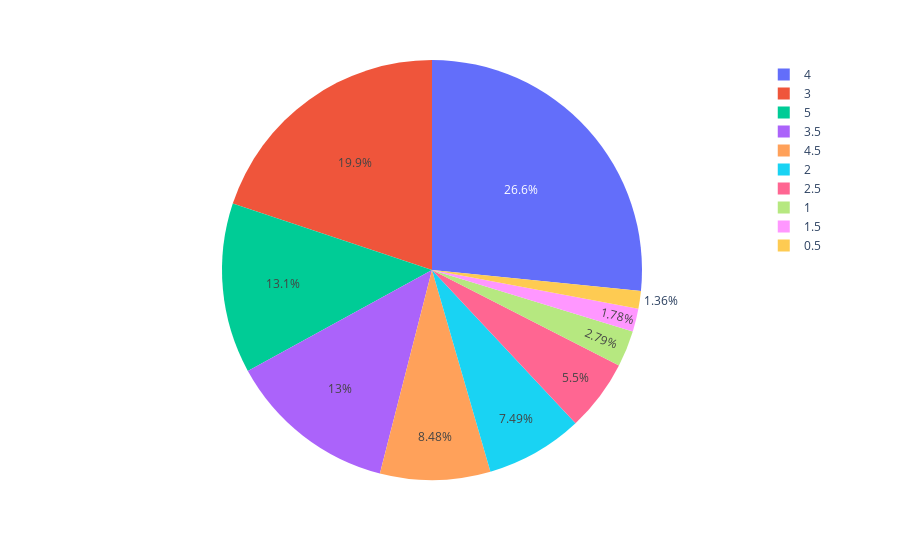

Notebook code cell kept with this figure:
### Code cell
r=data["rating"].value_counts()
r
num=r.index
q=r.values
import plotly.express as px
fig=px.pie(data,values=q,names=num)
fig.show()

### Figure 1 — Plotly figure (JSON) as saved in the notebook; plotly's stock layout.template omitted (floating-point values rounded to 4 significant figures)
{"data": [{"domain": {"x": [0, 1], "y": [0, 1]}, "hovertemplate": "label=%{label}<br>value=%{value}<extra></extra>", "labels": [4, 3, 5, 3.5, 4.5, 2, 2.5, 1, 1.5, 0.5], "legendgroup": "", "name": "", "showlegend": true, "type": "pie", "values": [26818, 20047, 13211, 13136, 8551, 7551, 5550, 2811, 1791, 1370]}], "layout": {"legend": {"tracegroupgap": 0}, "margin": {"t": 60}}}
